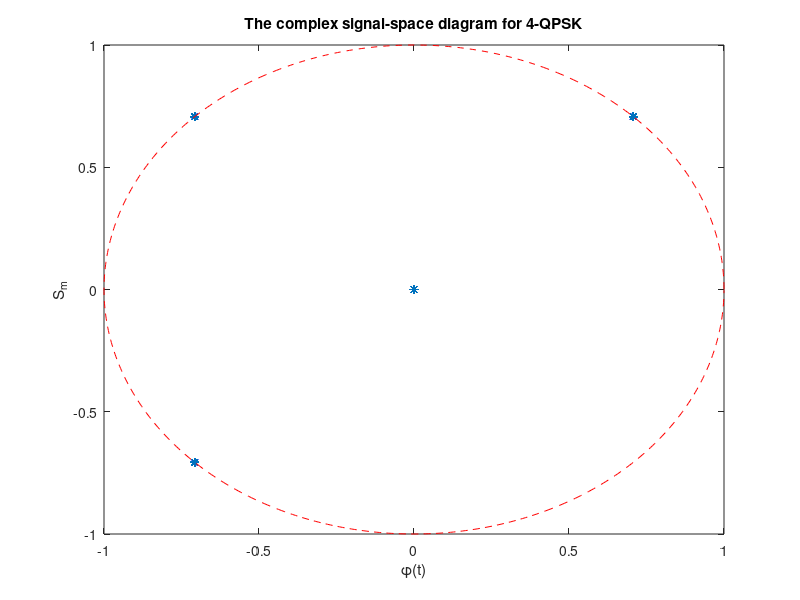

This figure's MATLAB source:
clear; 
x=round(rand(1,10000)); 
for i=1:2:length(x) 
if x(i)==0 && x(i+1)==0 
S((i+1)/2)=exp(1i*pi/4);
elseif x(i)==0 && x(i+1)==1 
S((i+1)/2)=exp(1i*3*pi/4); 
elseif x(i)==1 && x(i+1)==1
S((i+1)/2)=exp(1i*5*pi/4); 
elseif x(i)==0 && x(i+1)==1
S((i+1)/2)=exp(1i*7*pi/4); 
end 
end 
save ex5p1_Res S x; 	% will be used in exercise 5.2 
plot(S,'*'); 
hold on; 
t=0:0.01:2*pi; 
plot(exp(1i*t),'r--') ; 
xlabel('\phi(t)'); 
ylabel('S_m'); 
title('The complex signal-space diagram for 4-QPSK');

 
         